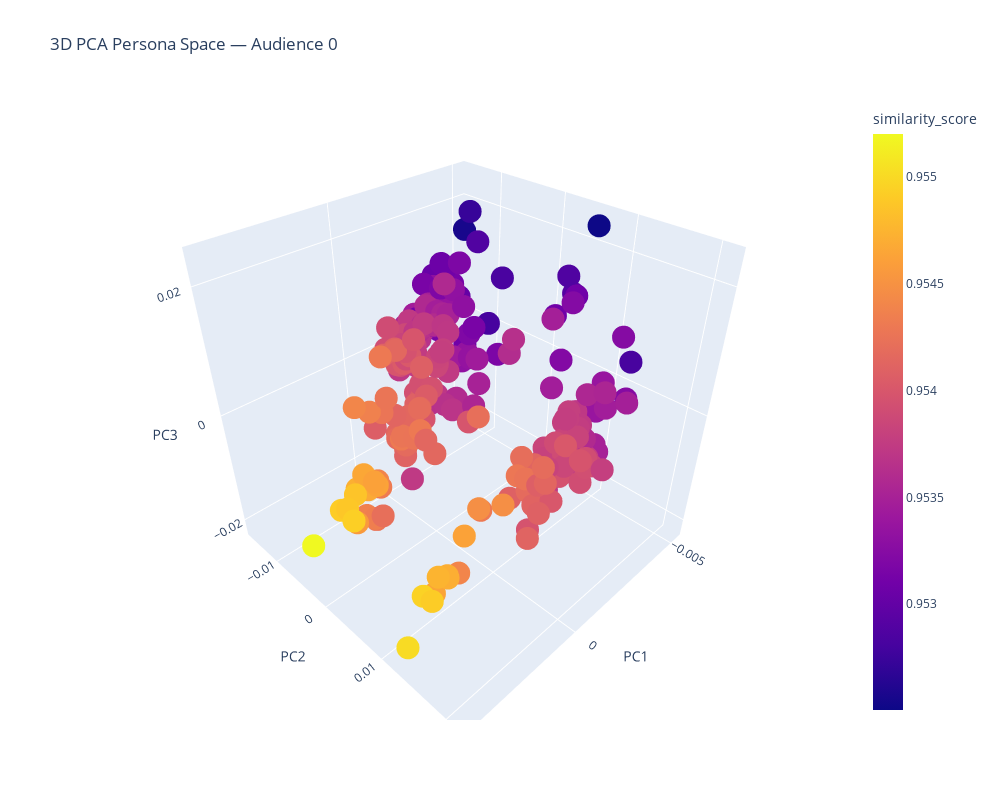
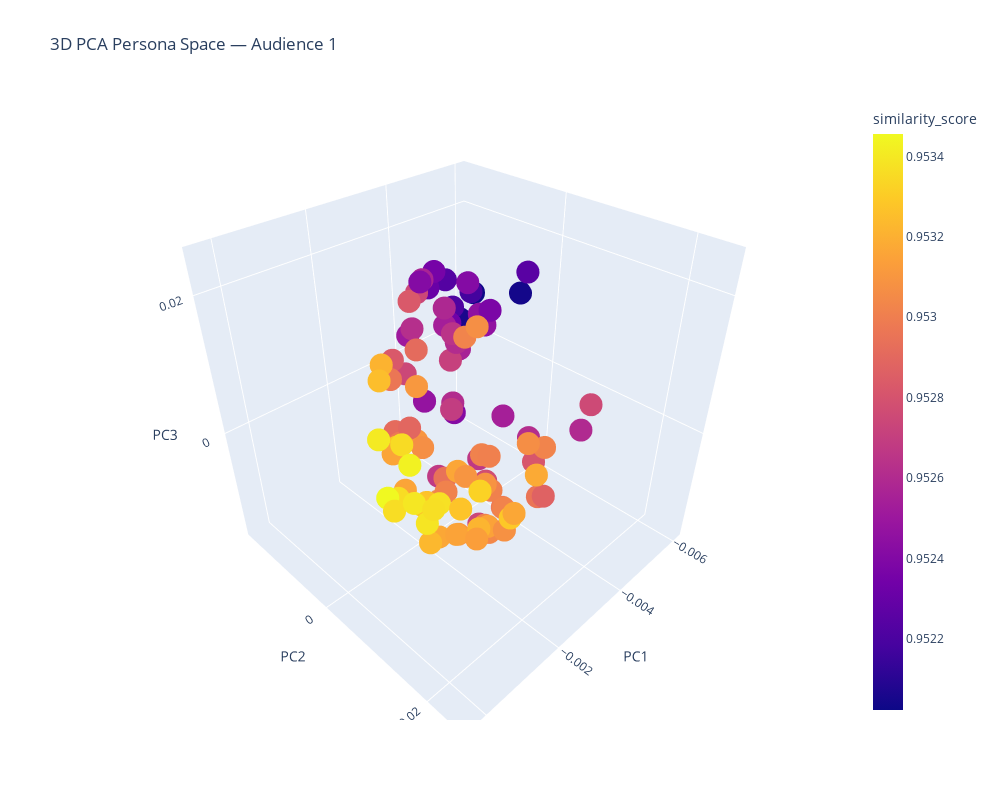

The notebook cell saved with these charts, in order:
### Code cell
import pandas as pd
import plotly.express as px

# Load CSV (change filename if needed)
df = pd.read_csv("persona_scores_pca.csv")

# Create a separate 3D plot for each audience
for audience_label, df_aud in df.groupby("audience"):
    fig = px.scatter_3d(
        df_aud,
        x="pc1",
        y="pc2",
        z="pc3",
        color="similarity_score",  # or "score" / "audience" if you prefer
        hover_data=["member", "score", "similarity_score"],
        title=f"3D PCA Persona Space — {audience_label}",
    )

    fig.update_layout(
        scene=dict(
            xaxis_title="PC1",
            yaxis_title="PC2",
            zaxis_title="PC3",
        ),
        width=1000,
        height=800,
        legend_title="Similarity Score",
    )

    fig.show()
